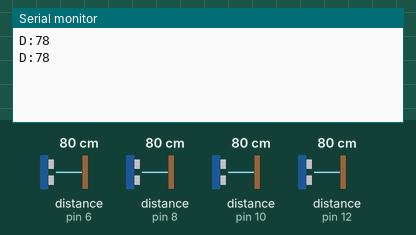
Simulated run of this sketch. Board: Arduino Uno, built with avr-gcc and run on an emulated ATmega328P. Parts: the last lines printed to the serial monitor. Wiring (inferred from the names in the program): 4 × ultrasonic range finder: trigger pin 5, echo pin 6 / trigger pin 7, echo pin 8 / trigger pin 9, echo pin 10 / trigger pin 11, echo pin 12. The inputs (shaded band) are chosen by the test bench; at power-on: distance to the obstacle (sensors on pin 6, pin 8, pin 10, pin 12) 80 cm. The echo pulse lasts 58.3 µs per cm.

Above: at 2.1 s.
2.2 s: distance to the obstacle (sensor on pin 6) set to 2 cm
At 3.8 s:
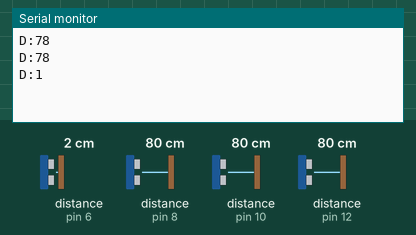
4.0 s: distance to the obstacle (sensor on pin 6) set to 4 cm
At 4.7 s:
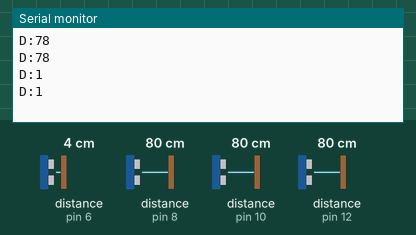
Timing chart, 0 to 7.0 s (numbered marks = the images above; inputs shaded):
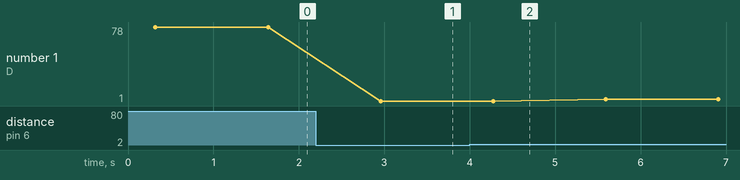

The sketch:

ele3305_distance_sensor_unit1.ino
```cpp
#define TRIG0 5
#define ECHO0 6
#define TRIG1 7
#define ECHO1 8
#define TRIG2 9
#define ECHO2 10
#define TRIG3 11
#define ECHO3 12

long readDistance(int trigPin, int echoPin) {
  digitalWrite(trigPin, LOW);
  delayMicroseconds(2);
  digitalWrite(trigPin, HIGH);
  delayMicroseconds(10);
  digitalWrite(trigPin, LOW);
  long duration = pulseIn(echoPin, HIGH);
  long distance = duration * 0.034 / 2;
  return distance;
}

void setup() {
  Serial.begin(9600);

  pinMode(TRIG0, OUTPUT); pinMode(ECHO0, INPUT);
  pinMode(TRIG1, OUTPUT); pinMode(ECHO1, INPUT);
  pinMode(TRIG2, OUTPUT); pinMode(ECHO2, INPUT);
  pinMode(TRIG3, OUTPUT); pinMode(ECHO3, INPUT);
}

void loop() {
  long d0 = readDistance(TRIG0, ECHO0);
  delay(100);
  long d1 = readDistance(TRIG1, ECHO1);
  delay(100);
  long d2 = readDistance(TRIG2, ECHO2);
  delay(100);
  long d3 = readDistance(TRIG3, ECHO3);

  long minDist = min(min(d0, d1), min(d2, d3));

  Serial.print("D:");
  Serial.println(minDist);

  delay(1000);
}
```

Measured:
- after the input at 2.2 s, the serial monitor: prints a new line after 0.76 s (image 1)
- plotted number 1: 78 → 1 after the input at 2.2 s, 1 → 3 after the input at 4.0 s
